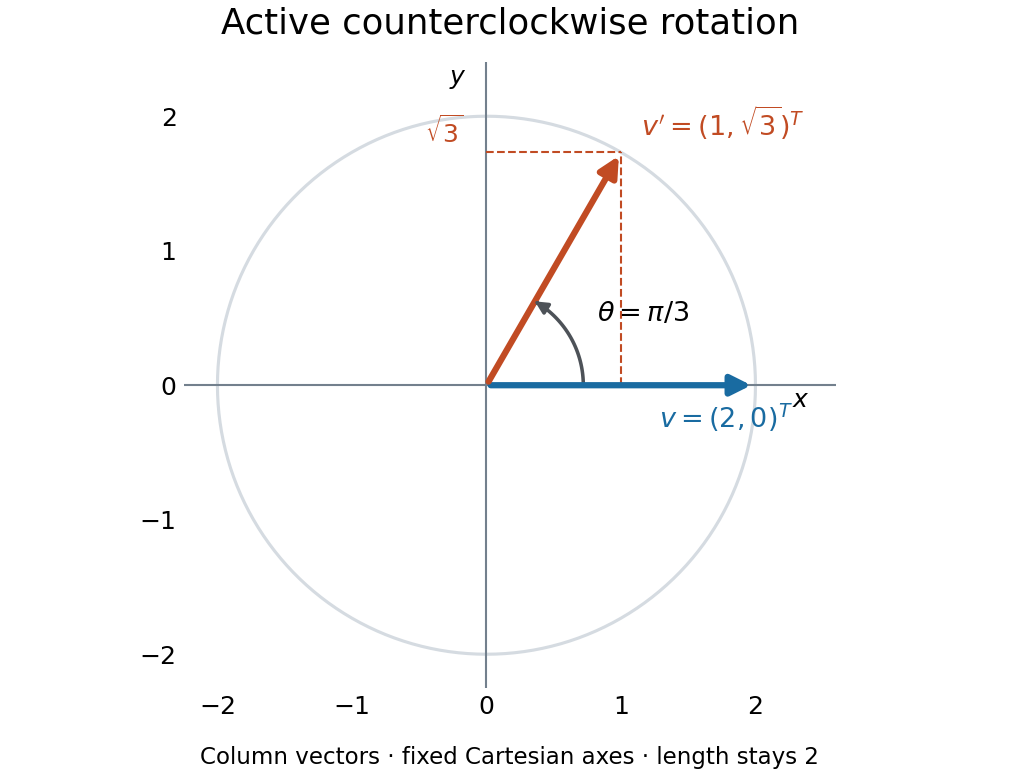

Source code (Python):
"""Draw an active planar rotation; write the matching PNG to the CWD.

Tested with Python 3.14, matplotlib 3.10.7 and numpy 2.3.5.
Run from _media with MPLBACKEND=Agg and a writable MPLCONFIGDIR.
"""

from pathlib import Path

import matplotlib.pyplot as plt
import numpy as np


def main():
    plt.rcParams.update({"font.size": 12, "font.family": "DejaVu Sans"})
    fig, ax = plt.subplots(figsize=(6.8, 5.2), layout="constrained")
    fig.get_layout_engine().set(rect=(0, 0.07, 1, 0.93))
    fig.patch.set_facecolor("white")
    ax.set_facecolor("white")
    theta = np.pi / 3
    before = np.array([2.0, 0.0])
    after = 2 * np.array([np.cos(theta), np.sin(theta)])
    t = np.linspace(0, 2 * np.pi, 361)
    ax.plot(2 * np.cos(t), 2 * np.sin(t), color="#d5dbe1", lw=1.5)
    ax.axhline(0, color="#73808d", lw=1)
    ax.axvline(0, color="#73808d", lw=1)
    for point, color in [(before, "#196ba1"), (after, "#c14b23")]:
        ax.annotate("", xy=point, xytext=(0, 0),
                    arrowprops={"arrowstyle": "-|>", "color": color,
                                "lw": 3, "mutation_scale": 20})
    t = np.linspace(0, theta, 100)
    radius = 0.72
    ax.plot(radius * np.cos(t), radius * np.sin(t), color="#4d5258", lw=1.7)
    ax.annotate("", xy=(radius * np.cos(t[-1]), radius * np.sin(t[-1])),
                xytext=(radius * np.cos(t[-8]), radius * np.sin(t[-8])),
                arrowprops={"arrowstyle": "-|>", "color": "#4d5258", "lw": 1.7})
    ax.text(0.82, 0.48, r"$\theta=\pi/3$", fontsize=13)
    ax.plot([after[0], after[0]], [0, after[1]], "--", color="#c14b23", lw=1)
    ax.plot([0, after[0]], [after[1], after[1]], "--", color="#c14b23", lw=1)
    ax.text(1.15, 1.85, r"$v'=(1,\sqrt{3})^T$", color="#c14b23", fontsize=13)
    ax.text(1.28, -0.32, r"$v=(2,0)^T$", color="#196ba1", fontsize=13)
    ax.text(-0.17, 1.8, r"$\sqrt{3}$", ha="right", color="#c14b23")
    ax.text(2.34, -0.16, "$x$", ha="center")
    ax.text(-0.15, 2.24, "$y$", ha="right")
    ax.set(xlim=(-2.25, 2.6), ylim=(-2.25, 2.4), aspect="equal")
    ax.set_xticks([-2, -1, 0, 1, 2])
    ax.set_yticks([-2, -1, 0, 1, 2])
    ax.tick_params(length=0)
    for spine in ax.spines.values():
        spine.set_visible(False)
    ax.set_title("Active counterclockwise rotation", fontsize=17, pad=14)
    fig.text(0.5, 0.02, "Column vectors · fixed Cartesian axes · length stays 2",
             ha="center", fontsize=11)
    fig.savefig(Path.cwd() / (Path(__file__).stem + ".png"), dpi=150,
                facecolor="white", transparent=False)
    plt.close(fig)


if __name__ == "__main__":
    main()
